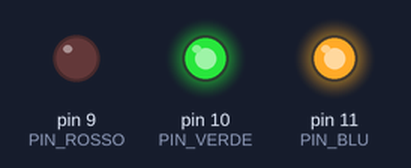
The sketch below on a simulated Arduino Uno, built with avr-gcc and run on an emulated ATmega328P. On the bench: output pins drawn as LEDs (lit = HIGH).

Above: at 3.8 s.
At 7.6 s:
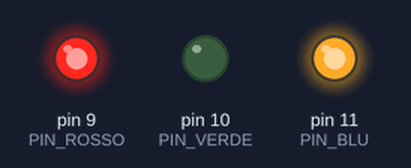
At 12.8 s:
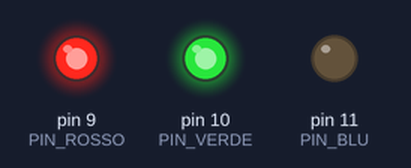
Timing chart, 0 to 22.5 s (numbered marks = the images above):
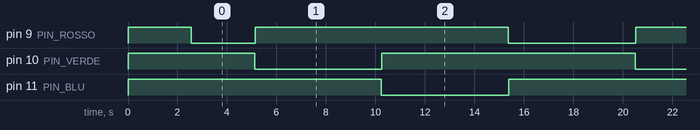

The sketch:

_09_Arcobaleno-variante.ino
```cpp
const byte PIN_ROSSO = 9;
const byte PIN_VERDE = 10;
const byte PIN_BLU = 11;

void setup() {
  pinMode(PIN_ROSSO, OUTPUT);
  pinMode(PIN_VERDE, OUTPUT);
  pinMode(PIN_BLU, OUTPUT);

  // Impostazioni di avvio: tutto spento
  digitalWrite(PIN_VERDE, 255);
  digitalWrite(PIN_BLU, 255);

  // accendo Rosso
  for (int c = 0; c <= 255; c++) {
    digitalWrite(PIN_ROSSO, 255 - c);
    delay(10);
  }
}

void loop() {

  // accendo Verde
  for (int c = 0; c <= 255; c++) {
    digitalWrite(PIN_VERDE, 255 - c);
    delay(10);
  }

  // spengo Rosso
  for (int c = 255; c >= 0; c--) {
    // Va da 1 a 255
    digitalWrite(PIN_ROSSO, 255 - c);
    delay(10);
  }

  // accendo Blu
  for (int c = 0; c <= 255; c++) {
    digitalWrite(PIN_BLU, 255 - c);
    delay(10);
  }

  // spengo Verde
  for (int c = 255; c >= 0; c--) {
    digitalWrite(PIN_VERDE, 255 - c);
    delay(10);
  }

  // accendo Rosso
  for (int c = 0; c <= 255; c++) {
    digitalWrite(PIN_ROSSO, 255 - c);
    delay(10);
  }

  // spengo Blu
  for (int c = 255; c >= 0; c--) {
    digitalWrite(PIN_BLU, 255 - c);
    delay(10);
  }
}
```

Measured:
- by itself, pin 9 (PIN_ROSSO): repeats every 15.4 s: HIGH 10.2 s, LOW 5.1 s
- by itself, pin 10 (PIN_VERDE), pin 11 (PIN_BLU): alternates HIGH for 10.2 s and LOW for 5.1 s
- by itself, everything shown: repeats every 15.4 s, in 6 steps
